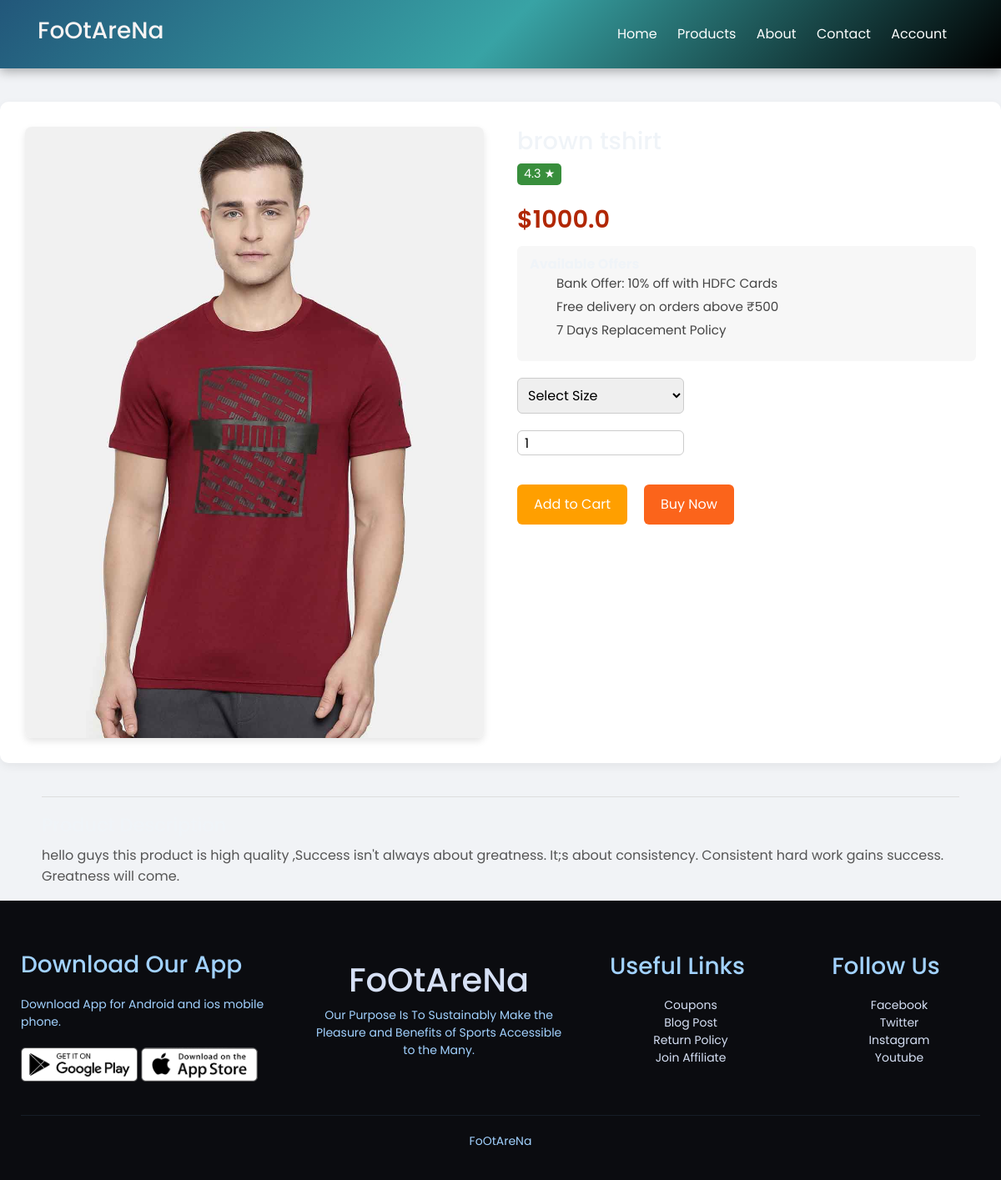
The app's page /product_details/1/ with its own data.
### products/models.py (models this page shows, shortened)
class Product(models.Model):
    LIVE=1
    DELETE=0
    DELETE_CHOICES=((LIVE,'Live'),(DELETE,'Delete'))
    title=models.CharField(max_length=200)
    price=models.FloatField()
    description=models.TextField()
    image=models.ImageField(upload_to='media/')
    priority=models.IntegerField(default=0)
    delete_status=models.IntegerField(choices=DELETE_CHOICES,default=LIVE)
    created_at=models.DateTimeField(auto_now_add=True)
    updated_at=models.DateField(auto_now=True)

### products/views.py (the view)
# urls.py: path('product_details/<pk>/', views.detail_products, name='detail_products'),
def detail_products(request,pk):
    product=Product.objects.get(pk=pk)
    context={'product':product}
    return render(request,'product_detail.html',context)

### templates/product_detail.html
{% extends 'blank_layout.html'%}
{% block content %}
{% include 'product_description.html' %}
{% endblock content %}

### templates/product_description.html (shortened to what this page needs)
{% load static %}
<div class="flipkart-product">
    <div class="flipkart-left">
        <img src="{{ product.image.url }}" alt="{{ product.title }}">
    </div>
    <div class="flipkart-right">
        <h1>{{ product.title }}</h1>
        <div class="rating">4.3 ★</div>
        <div class="price">${{ product.price }}</div>
        <div class="offers">
            <strong>Available Offers</strong>
            <ul>
                <li>Bank Offer: 10% off with HDFC Cards</li>
                <li>Free delivery on orders above ₹500</li>
                <li>7 Days Replacement Policy</li>
            </ul>
        </div>
        <form method="POST" action="{% url 'add_to_cart' %}">
            <select name="size" required>
                <option value="" disabled selected>Select Size</option>
            </select>
            <input type="number" name="quantity" value="1" min="1" required>
            <div class="btn-group">
                <button type="submit" class="btn-cart">Add to Cart</button>
                <button type="button" class="btn-buy">Buy Now</button>
            </div>
        </form>
    </div>
</div>
<div class="description-box" style="max-width: 1100px; margin: auto;">
    <h2>Product Description</h2>
    <p>{{ product.description }}</p>
</div>

### static/css/style.css (style rules this page uses)
* { margin: 0; padding: 0; box-sizing: border-box; }
body { font-family: 'Poppins', sans-serif; background: #f0f2f5; background-attachment: fixed; color: #F0F4F8; }
p { color: #0b1852; }
ul { list-style-type: none; }
select { border: 1px solid #ff523b; padding: 5px; }
form input { width: 100%; height: 30px; margin: 10px 0; padding: 0 10px; border: 1px solid #ccc; }

### templates/product_description.html (style rules this page uses)
body { font-family: 'Poppins', sans-serif; background-color: #f1f3f6; margin: 0; padding: 0; }
.flipkart-product { max-width: 1200px; margin: 40px auto; background: #fff; padding: 30px; display: flex; flex-wrap: wrap; gap: 40px; border-radius: 10px; box-shadow: 0 4px 12px rgba(0,0,0,0.06); }
.flipkart-left, .flipkart-right { flex: 1; min-width: 300px; }
.flipkart-left img { width: 100%; border-radius: 8px; object-fit: cover; box-shadow: 0 4px 8px rgba(0,0,0,0.1); }
.flipkart-right h1 { font-size: 1.8rem; margin-bottom: 10px; }
.flipkart-right .rating { background: #388e3c; color: white; padding: 2px 8px; border-radius: 5px; font-size: 0.9rem; margin-bottom: 10px; display: inline-block; }
.flipkart-right .price { font-size: 1.8rem; color: #b12704; margin: 10px 0; font-weight: 600; }
.offers { background: #f7f7f7; padding: 10px 15px; border-radius: 6px; margin-bottom: 20px; }
.offers li { margin-bottom: 5px; font-size: 0.95rem; color: #444; }
form { display: flex; flex-direction: column; gap: 10px; }
form select, form input[type="number"] { width: 200px; padding: 8px; font-size: 1rem; border: 1px solid #ccc; border-radius: 6px; }
.btn-group { margin-top: 15px; display: flex; gap: 20px; }
.btn-cart, .btn-buy { padding: 12px 20px; font-size: 1rem; border: none; border-radius: 6px; cursor: pointer; transition: 0.3s ease; }
.btn-cart { background: #ff9f00; color: white; }
.btn-buy { background: #fb641b; color: white; }
.description-box { margin-top: 40px; padding-top: 20px; border-top: 1px solid #ddd; }
.description-box h2 { font-size: 1.4rem; margin-bottom: 10px; }
.description-box p { color: #555; line-height: 1.6; }

### records on screen
Product: image (picture), price "1000.0", description "hello guys this product is high quality ,Success isn't always about greatness. It;s about consistency. Consistent hard work gains success. Greatness will come."
